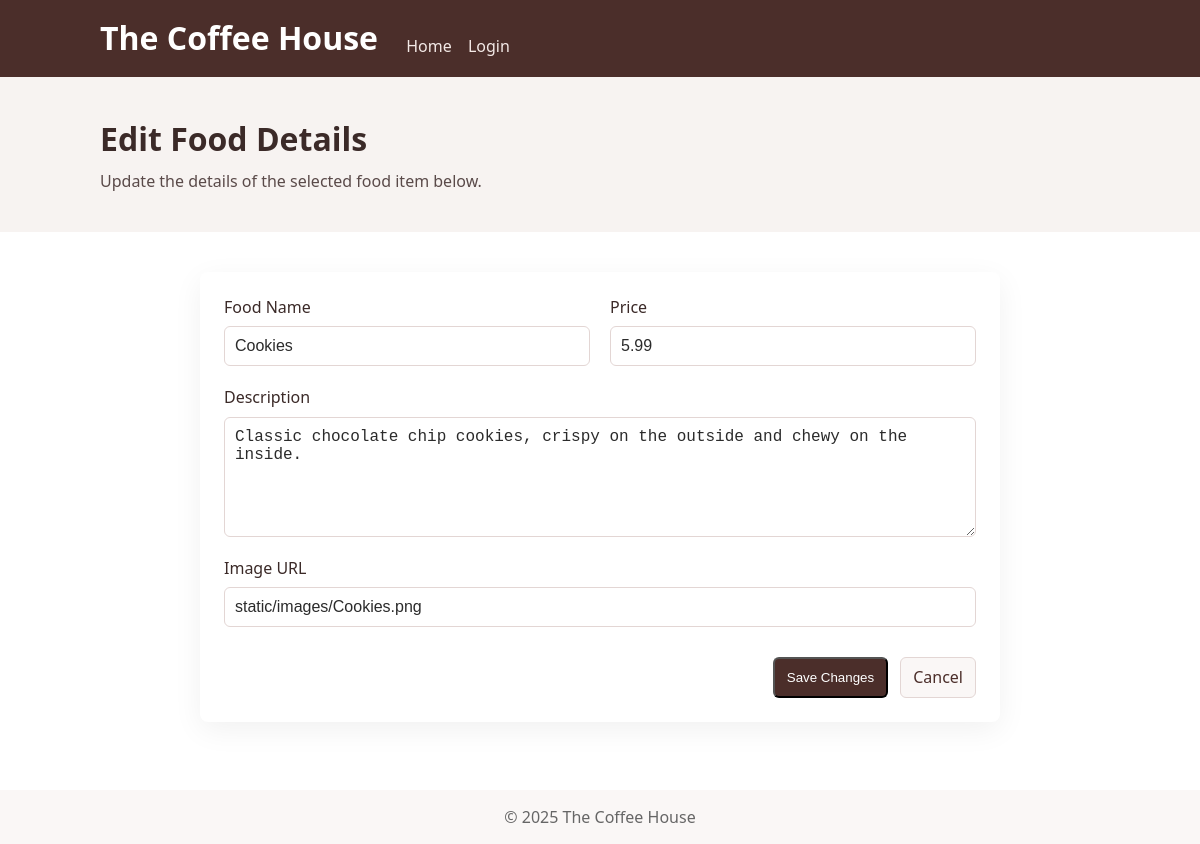
Page /admin/editFood/2 on the committed database.
### tables this page shows
CREATE TABLE food_menu (
        id INTEGER PRIMARY KEY,
        name TEXT NOT NULL,
        price REAL NOT NULL,
        description TEXT,
        image_url TEXT
    );

### app.py (the view, shortened to what this page needs)
@app.route("/admin/editFood/<int:foodID>", methods=["GET", "POST"])
def editFood(foodID):
    db = get_db()
    cursor = db.cursor()
    if request.method == "GET":
        cursor.execute("SELECT * FROM food_menu WHERE id = ?", [foodID])
        food = cursor.fetchone()
        db.close()
        return render_template("editFood.html", food=food)

### app.py (called while the page is built)
def get_db():
    conn = sqlite3.connect("cafe.db")
    conn.row_factory = sqlite3.Row  # This allows accessing columns by name
    return conn

### templates/editFood.html (shortened to what this page needs)
<!DOCTYPE html>
<html lang="en">
    <head>
        <link rel="stylesheet" href="/static/css/style.css" />
    </head>
    <body>
        <header class="site-header">
            <div class="container">
                <h1 class="logo">The Coffee House</h1>
                <nav>
                    <a href="/">Home</a>
                    <a href="/login">Login</a>
                </nav>
            </div>
        </header>
        <section class="hero">
            <div class="container hero-inner">
                <div class="hero-text">
                    <h2>Edit Food Details</h2>
                    <p>Update the details of the selected food item below.</p>
                </div>
            </div>
        </section>
        <section class="container profile-card">
            <form class="card add-food-form" action="/admin/editFood/{{food.id}}" method="POST">
                <div class="form-grid">
                    <div class="form-group">
                        <label for="name">Food Name</label>
                        <input type="text" id="name" name="name" value="{{food.name}}" required
                               placeholder="e.g., Chocolate Croissant">
                    </div>
                    <div class="form-group">
                        <label for="price">Price</label>
                        <input type="number" id="price" name="price" step="0.01" value="{{food.price}}" required
                               placeholder="e.g., 4.99">
                    </div>
                    <div class="form-group full-width">
                        <label for="description">Description</label>
                        <textarea id="description" name="description" required
                                 placeholder="Describe your menu item...">{{food.description}}</textarea>
                    </div>
                    <div class="form-group full-width">
                        <label for="image">Image URL</label>
                        <input type="text" id="image" name="image_url" value="{{food.image_url}}" required
                               placeholder="Enter the image URL">
                    </div>
                    <div class="form-actions">
                        <button type="submit" class="btn">Save Changes</button>
                        <a href="/" class="btn btn-secondary">Cancel</a>
                    </div>
                </div>
            </form>
        </section>
        <footer class="site-footer">
            <div class="container">&copy; {{ 2025 }} The Coffee House</div>
        </footer>
    </body>
</html>

### static/css/style.css (style rules this page uses)
* { box-sizing: border-box; margin: 0; padding: 0; }
body { font-family: system-ui, -apple-system, Segoe UI, Roboto, Helvetica, Arial, sans-serif; line-height: 1.4; color: #2b2b2b; background: #fff; }
.container { width: 92%; max-width: 1000px; margin: 0 auto; }
.site-header { background: #4b2e2a; color: #fff; padding: 16px 0; }
.site-header .logo { display: inline-block; font-weight: 700; margin-right: 24px; }
.site-header nav { display: inline-block; vertical-align: middle; }
.site-header nav a { color: #f3e9e6; margin-right: 12px; text-decoration: none; }
.hero { background: #f7f3f1; padding: 40px 0; }
.hero-inner { display: flex; gap: 20px; align-items: center; }
.hero-text h2 { font-size: 32px; color: #3b2a28; margin-bottom: 8px; }
.hero-text p { color: #5a4a49; }
.site-footer { background: #faf7f6; padding: 16px 0; color: #666; margin-top: 28px; text-align: center; }
.profile-card { padding: 40px 0; }
.card { display: flex; gap: 20px; background: #fff; border-radius: 8px; padding: 18px; box-shadow: 0 8px 30px rgba(0, 0, 0, 0.06); align-items: center; }
.btn { display: inline-block; margin-top: 10px; padding: 8px 12px; background: #4b2e2a; color: #fff; text-decoration: none; border-radius: 6px; }
.add-food-form { width: 100%; max-width: 800px; margin: 0 auto; padding: 24px; }
.form-grid { display: grid; grid-template-columns: repeat(2, 1fr); gap: 20px; width: 100%; }
.form-group { display: flex; flex-direction: column; gap: 8px; }
.form-group.full-width { grid-column: 1 / -1; }
.form-group label { color: #3b2a28; font-weight: 500; }
.form-group input, .form-group textarea { padding: 10px; border: 1px solid #e3d6d4; border-radius: 6px; font-size: 1rem; color: #2b2b2b; background: #fff; }
.form-group textarea { min-height: 120px; resize: vertical; }
.form-actions { grid-column: 1 / -1; display: flex; gap: 12px; justify-content: flex-end; }
.btn-secondary { background: #faf7f6; color: #4b2e2a; border: 1px solid #e3d6d4; }

### rows in the picture
food_menu: name "Cookies", price "5.99", description "Classic chocolate chip cookies, crispy on the outside and chewy on the inside.", image_url "static/images/Cookies.png"

### other values in the picture
{{ 2025 }} "2025"
